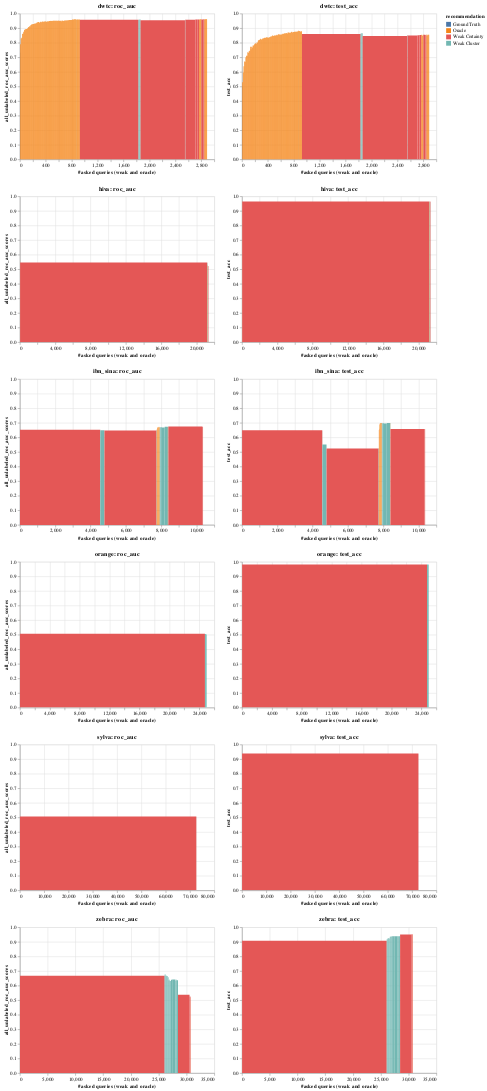

The notebook cell saved with this chart:
### Code cell
def visualise_top_n(top_n=0):
    charts = []

    alt.renderers.enable("html")

    for result in loaded_data[top_n][:]:
        metrics = loads(result.metrics_per_al_cycle)
        test_data_metrics = [
            metrics["test_data_metrics"][0][f][0]["weighted avg"]
            for f in range(0, len(metrics["test_data_metrics"][0]))
        ]
        test_acc = [
            metrics["test_data_metrics"][0][f][0]["accuracy"]
            for f in range(0, len(metrics["test_data_metrics"][0]))
        ]

        data = pd.DataFrame(
            {
                "iteration": range(0, len(metrics["all_unlabeled_roc_auc_scores"])),
                "all_unlabeled_roc_auc_scores": metrics["all_unlabeled_roc_auc_scores"],
                "query_length": metrics["query_length"],
                "recommendation": metrics["recommendation"],
                "query_strong_accuracy_list": metrics["query_strong_accuracy_list"],
                "f1": [i["f1-score"] for i in test_data_metrics],
                "test_acc": test_acc,
                #'asked_queries': [sum(metrics['query_length'][:i]) for i in range(0, len(metrics['query_length']))],
            }
        )

        # bar width
        data["asked_queries"] = data["query_length"].cumsum()
        data["asked_queries_end"] = data["asked_queries"].shift(fill_value=0)

        # print(data[['asked_queries', 'query_length']])

        data["recommendation"] = data["recommendation"].replace(
            {
                "A": "Oracle",
                "C": "Weak Cluster",
                "U": "Weak Certainty",
                "G": "Ground Truth",
            }
        )

        # data = data[:100]

        # calculate global score OHNE

        chart = (
            alt.Chart(data)
            .mark_rect(
                # point=True,
                # line=True,
                # interpolate='step-after',
            )
            .encode(
                x=alt.X("asked_queries_end", title="#asked queries (weak and oracle)"),
                x2="asked_queries",
                color=alt.Color("recommendation", scale=alt.Scale(scheme="tableau10")),
                tooltip=[
                    "iteration",
                    "f1",
                    "test_acc",
                    "all_unlabeled_roc_auc_scores",
                    "query_strong_accuracy_list",
                    "query_length",
                    "recommendation",
                ],
                # scale=alt.Scale(domain=[0,1])
            )
            .properties(title=result.dataset_name)
            .interactive()
        )
        charts.append(
            alt.hconcat(
                chart.encode(
                    alt.Y(
                        "all_unlabeled_roc_auc_scores", scale=alt.Scale(domain=[0, 1])
                    )
                ).properties(title=result.dataset_name + ": roc_auc"),
                # chart.encode(alt.Y('f1', scale=alt.Scale(domain=[0,1]))).properties(title=result.dataset_name + ': f1'),
                chart.encode(
                    alt.Y("test_acc", scale=alt.Scale(domain=[0, 1]))
                ).properties(title=result.dataset_name + ": test_acc"),
            )
        )

    return alt.vconcat(*charts).configure()


visualise_top_n(0)
